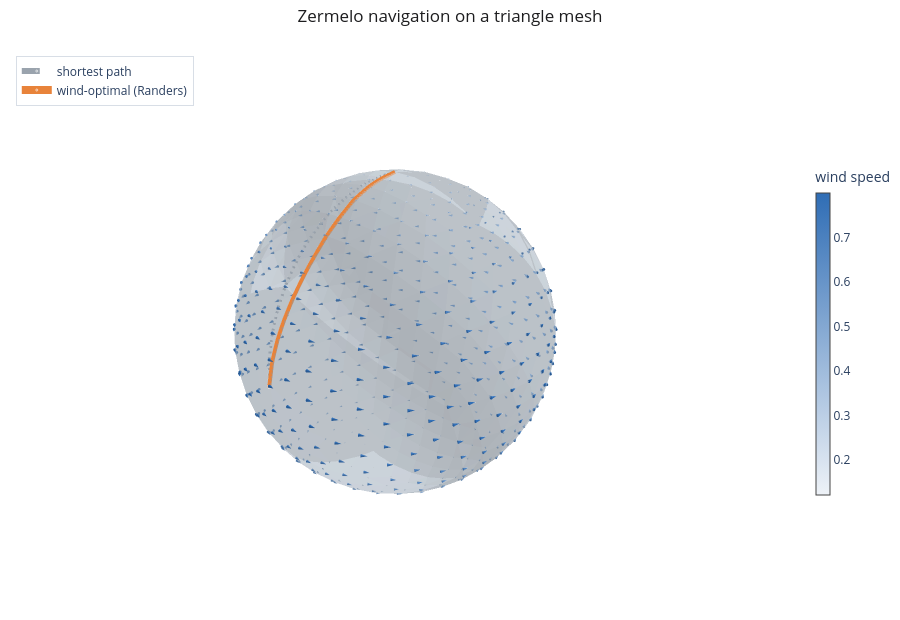

Notebook source saved alongside this figure:
### Markdown cell above
## 4. The mesh, the field, and the routes

We render the faceted surface, draw the wind over the mesh (cone size follows the wind speed), and
overlay both routes. Rotate the figure to see the wind-aware route peel away from the shortest path
along the facets.

### Code cell
verts_np = np.array(verts)
W = np.array(jax.vmap(lambda p: mesh.to_tangent(p, w_net(p)))(jnp.array(verts)))
keep = np.linalg.norm(W, axis=1) > 0.06

fig = go.Figure()
fig.add_trace(plotly_mesh(verts_np, np.array(faces), opacity=0.5))
fig.add_trace(plotly_cones(verts_np[keep], W[keep], name="wind", sizeref=0.3,
                           showscale=True, colorbar_title="wind speed"))
fig.add_trace(plotly_path(traj_eucl.xs, color=PALETTE["muted"], name="shortest path",
                          width=6, dash="dash"))
fig.add_trace(plotly_path(traj_rand.xs, color=PALETTE["accent"], name="wind-optimal (Randers)",
                          width=8))
plotly_layout(fig, "Zermelo navigation on a triangle mesh")
fig.show()

### Figure 1 — Plotly figure (JSON) as saved in the notebook; plotly's stock layout.template omitted (floating-point values rounded to 4 significant figures; data arrays with more than 128 entries replaced by an {"elided": "..."} marker saying what was removed)
{"data": [{"color": "#cdd8e3", "flatshading": true, "hoverinfo": "skip", "i": {"elided": "1280 int values"}, "j": {"elided": "1280 int values"}, "k": {"elided": "1280 int values"}, "lighting": {"ambient": 0.7, "diffuse": 0.6}, "name": "", "opacity": 0.5, "type": "mesh3d", "x": {"elided": "642 float values"}, "y": {"elided": "642 float values"}, "z": {"elided": "642 float values"}}, {"anchor": "tail", "colorbar": {"len": 0.6, "thickness": 14, "title": {"text": "wind speed"}}, "colorscale": [[0.0, "#eef2f7"], [1.0, "#2f6db5"]], "hoverinfo": "skip", "name": "wind", "showscale": true, "sizemode": "scaled", "sizeref": 0.3, "type": "cone", "u": {"elided": "640 float values"}, "v": {"elided": "640 float values"}, "w": {"elided": "640 float values"}, "x": {"elided": "640 float values"}, "y": {"elided": "640 float values"}, "z": {"elided": "640 float values"}}, {"line": {"color": "#9aa3ad", "dash": "dash", "width": 6}, "marker": {"color": "#9aa3ad", "size": [5, 0, 0, 0, 0, 0, 0, 0, 0, 0, 0, 0, 0, 0, 0, 0, 0, 0, 0, 0, 0, 0, 0, 0, 0, 0, 0, 0, 0, 0, 0, 0, 0, 0, 0, 0, 0, 0, 0, 0, 0]}, "mode": "lines+markers", "name": "shortest path", "showlegend": true, "type": "scatter3d", "x": [1.0, 0.9975, 0.995, 0.9925, 0.9899, 0.9852, 0.9772, 0.9688, 0.9602, 0.9488, 0.9341, 0.9191, 0.9026, 0.8821, 0.8612, 0.8376, 0.8114, 0.7843, 0.756, 0.7276, 0.6941, 0.6602, 0.626, 0.5904, 0.555, 0.5193, 0.4812, 0.4437, 0.407, 0.3697, 0.333, 0.2973, 0.2622, 0.2269, 0.1926, 0.1591, 0.1265, 0.0942, 0.06249, 0.03115, 0.0], "y": [0.0, 0.0002802, 0.0005658, 0.000863, 0.001178, 0.001434, 0.001578, 0.001755, 0.001969, 0.002112, 0.002158, 0.002232, 0.002277, 0.002155, 0.002042, 0.001812, 0.001587, 0.001368, 0.001157, 0.0009597, 0.0007789, 0.0006188, 0.0004816, 0.0003678, 0.0002767, 0.0002062, 0.0001531, 0.0001144, 8.647e-05, 6.678e-05, 5.273e-05, 4.252e-05, 3.491e-05, 2.869e-05, 2.34e-05, 1.868e-05, 1.436e-05, 1.034e-05, 6.656e-06, 3.253e-06, 0.0], "z": [0.0, 0.0321, 0.06448, 0.09742, 0.1311, 0.1657, 0.2006, 0.2368, 0.2742, 0.3123, 0.3504, 0.3895, 0.429, 0.4672, 0.5059, 0.5437, 0.5799, 0.6157, 0.6506, 0.6855, 0.7162, 0.7461, 0.7755, 0.8022, 0.8287, 0.8538, 0.8727, 0.8912, 0.9093, 0.9244, 0.9384, 0.9521, 0.9646, 0.9709, 0.9771, 0.983, 0.9886, 0.9915, 0.9944, 0.9972, 1.0]}, {"line": {"color": "#e8833a", "width": 8}, "marker": {"color": "#e8833a", "size": [5, 0, 0, 0, 0, 0, 0, 0, 0, 0, 0, 0, 0, 0, 0, 0, 0, 0, 0, 0, 0, 0, 0, 0, 0, 0, 0, 0, 0, 0, 0, 0, 0, 0, 0, 0, 0, 0, 0, 0, 0]}, "mode": "lines+markers", "name": "wind-optimal (Randers)", "showlegend": true, "type": "scatter3d", "x": [1.0, 0.9973, 0.9946, 0.9918, 0.989, 0.9838, 0.9761, 0.9678, 0.9593, 0.9473, 0.9344, 0.9198, 0.9027, 0.8841, 0.8643, 0.8408, 0.8161, 0.7902, 0.7618, 0.7319, 0.7007, 0.6685, 0.6356, 0.5996, 0.563, 0.5267, 0.489, 0.4517, 0.415, 0.377, 0.339, 0.3017, 0.2656, 0.2296, 0.1947, 0.1604, 0.1271, 0.0943, 0.06228, 0.03088, 0.0], "y": [0.0, 0.005762, 0.01132, 0.01699, 0.02282, 0.02894, 0.03502, 0.04128, 0.04775, 0.05438, 0.061, 0.06735, 0.07356, 0.07936, 0.08476, 0.08945, 0.09341, 0.0965, 0.09831, 0.09901, 0.09885, 0.09782, 0.096, 0.09302, 0.08919, 0.0849, 0.07996, 0.07468, 0.06914, 0.06365, 0.05811, 0.05265, 0.04742, 0.04202, 0.03678, 0.03156, 0.02633, 0.0208, 0.01479, 0.007971, 0.0], "z": [0.0, 0.03203, 0.06442, 0.09718, 0.1305, 0.1645, 0.1989, 0.2336, 0.2694, 0.3057, 0.3426, 0.3799, 0.4172, 0.4548, 0.4926, 0.5293, 0.5659, 0.6024, 0.6367, 0.67, 0.7022, 0.7336, 0.7642, 0.7915, 0.8167, 0.8417, 0.8636, 0.8848, 0.9054, 0.9216, 0.935, 0.9477, 0.9601, 0.9687, 0.9767, 0.9828, 0.9885, 0.9915, 0.9944, 0.9972, 1.0]}], "layout": {"height": 620, "legend": {"bgcolor": "rgba(255,255,255,0.6)", "bordercolor": "#d8dee6", "borderwidth": 1, "font": {"size": 12}, "x": 0.02, "y": 0.98}, "margin": {"b": 0, "l": 0, "r": 0, "t": 44}, "paper_bgcolor": "white", "scene": {"aspectmode": "data", "camera": {"eye": {"x": 1.35, "y": 1.25, "z": 0.8}}, "xaxis": {"showbackground": false, "showgrid": false, "showticklabels": false, "title": {"text": ""}, "visible": false, "zeroline": false}, "yaxis": {"showbackground": false, "showgrid": false, "showticklabels": false, "title": {"text": ""}, "visible": false, "zeroline": false}, "zaxis": {"showbackground": false, "showgrid": false, "showticklabels": false, "title": {"text": ""}, "visible": false, "zeroline": false}}, "title": {"font": {"color": "#1d1d1f", "size": 17}, "text": "Zermelo navigation on a triangle mesh", "x": 0.5, "xanchor": "center"}}}
